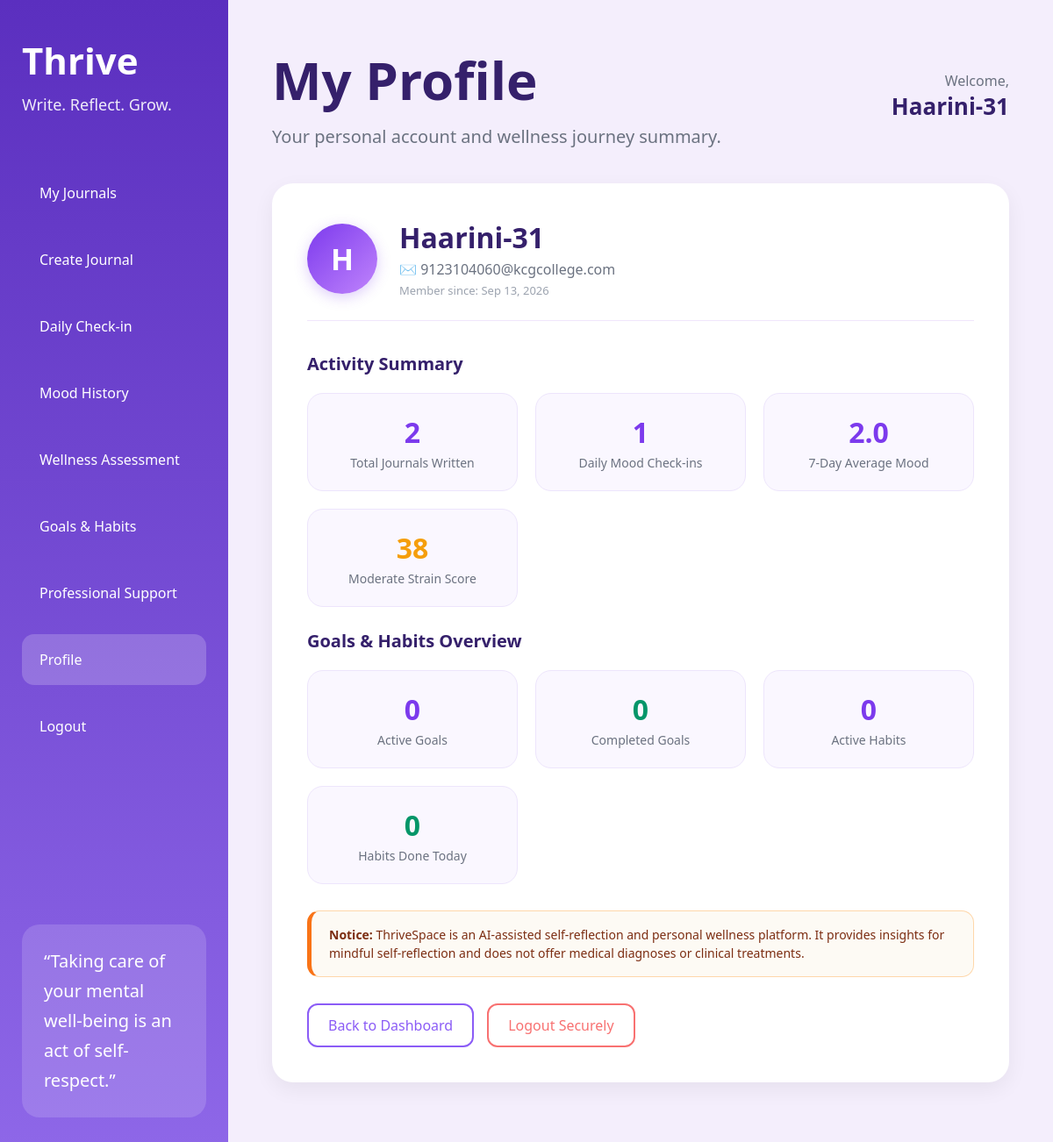
The page /profile (signed in) on the database its author committed.
### app.py (models this page shows, shortened)
class User(db.Model, UserMixin):
    id = db.Column(db.Integer, primary_key=True)
    username = db.Column(db.String(150), unique=True, nullable=False)
    password = db.Column(db.String(150), nullable=False)
    email = db.Column(db.String(150), unique=True, nullable=False)
    created_at = db.Column(db.DateTime, default=lambda: datetime.now(timezone.utc))
    journals = db.relationship('Journal', backref='author', lazy=True, cascade='all, delete-orphan')
    mood_entries = db.relationship('MoodEntry', backref='user', lazy=True, cascade='all, delete-orphan')
    burnout_assessments = db.relationship('BurnoutAssessment', backref='user', lazy=True, cascade='all, delete-orphan')
    goals = db.relationship('Goal', backref='user', lazy=True, cascade='all, delete-orphan')
    habits = db.relationship('Habit', backref='user', lazy=True, cascade='all, delete-orphan')
    habit_logs = db.relationship('HabitLog', backref='user', lazy=True, cascade='all, delete-orphan')

class BurnoutAssessment(db.Model):
    __tablename__ = 'burnout_assessment'
    id = db.Column(db.Integer, primary_key=True)
    user_id = db.Column(db.Integer, db.ForeignKey('user.id', ondelete='CASCADE'), nullable=False)
    sleep_hours = db.Column(db.Float, nullable=False)
    work_study_hours = db.Column(db.Float, nullable=False)
    stress_level = db.Column(db.Float, nullable=False)
    physical_activity_minutes = db.Column(db.Float, nullable=False)
    mood_rating = db.Column(db.Float, nullable=True)
    journal_sentiment = db.Column(db.Float, nullable=True)
    negative_emotion_frequency = db.Column(db.Float, nullable=True)
    risk_score = db.Column(db.Integer, nullable=False)
    risk_level = db.Column(db.String(20), nullable=False)  # 'Low', 'Moderate', 'Elevated'
    risk_class = db.Column(db.Integer, nullable=False)      # 0, 1, 2
    contributing_factors_json = db.Column(db.Text, nullable=False, default='[]')
    probabilities_json = db.Column(db.Text, nullable=False, default='{}')
    created_at = db.Column(db.DateTime, nullable=False, default=lambda: datetime.now(timezone.utc))
    @property
    def badge_color(self):
        if self.risk_level == 'Low':
            return '#10b981'
        elif self.risk_level == 'Moderate':
            return '#f59e0b'
        return '#ef4444'

### app.py (the view)
@app.route('/profile')
@login_required
def profile():
    journal_count = Journal.query.filter_by(user_id=current_user.id).count()
    mood_count = MoodEntry.query.filter_by(user_id=current_user.id).count()
    assessment_count = BurnoutAssessment.query.filter_by(user_id=current_user.id).count()
    latest_assessment = BurnoutAssessment.query.filter_by(user_id=current_user.id).order_by(BurnoutAssessment.created_at.desc()).first()
    summary = get_user_mood_summary(current_user.id)
    active_goals_count = Goal.query.filter_by(user_id=current_user.id, status='active').count()
    completed_goals_count = Goal.query.filter_by(user_id=current_user.id, status='completed').count()
    habits = Habit.query.filter_by(user_id=current_user.id).all()
    active_habits_count = len(habits)
    today = get_local_today()
    today_habits_completed = HabitLog.query.filter(
        HabitLog.user_id == current_user.id,
        HabitLog.completed_date == today,
        HabitLog.completed == True
    ).count()
    return render_template(
        'profile.html',
        journal_count=journal_count,
        mood_count=mood_count,
        assessment_count=assessment_count,
        latest_assessment=latest_assessment,
        summary=summary,
        active_goals_count=active_goals_count,
        completed_goals_count=completed_goals_count,
        active_habits_count=active_habits_count,
        today_habits_completed=today_habits_completed
    )

### app.py (called while the page is built)
@login_manager.user_loader
def load_user(user_id):
    return db.session.get(User, int(user_id))

@app.template_filter('format_date')
def jinja_format_date(dt):
    return format_local_date(dt)

    @property
    def local_created_at(self):
        return utc_to_local(self.created_at)

    @property
    def local_date(self):
        return self.local_created_at.date()

### time_utils.py (called while the page is built)
def get_utc_now():
    return datetime.now(timezone.utc)

def get_local_now():
    return get_utc_now().astimezone(APP_TIMEZONE)

def get_local_today():
    return get_local_now().date()

def utc_to_local(dt):
    if dt is None:
        return None
    if isinstance(dt, datetime):
        if dt.tzinfo is None:
            dt = dt.replace(tzinfo=timezone.utc)
        return dt.astimezone(APP_TIMEZONE)
    return dt

def get_local_day_utc_range(local_date):
    start_local = datetime.combine(local_date, time.min, tzinfo=APP_TIMEZONE)
    end_local = datetime.combine(local_date, time.max, tzinfo=APP_TIMEZONE)
    return start_local.astimezone(timezone.utc), end_local.astimezone(timezone.utc)

def format_local_date(dt, fmt='%b %d, %Y'):
    if not dt:
        return ''
    if isinstance(dt, datetime):
        local_dt = utc_to_local(dt)
        return local_dt.strftime(fmt)
    elif hasattr(dt, 'strftime'):
        return dt.strftime(fmt)
    return str(dt)

### templates/profile.html (shortened to what this page needs)
<!DOCTYPE html>
<html lang="en">
<head>
    <link rel="stylesheet" href="{{ url_for('static', filename='css/dashboard.css') }}">
</head>
<body>
    <div class="container">
        <div class="sidebar">
            <div>
                <div class="logo">
                    <h1>Thrive</h1>
                    <p>Write. Reflect. Grow.</p>
                </div>
                <div class="menu">
                    <a href="/journals">My Journals</a>
                    <a href="/create-journal">Create Journal</a>
                    <a href="/mood">Daily Check-in</a>
                    <a href="/mood/history">Mood History</a>
                    <a href="/burnout">Wellness Assessment</a>
                    <a href="/goals">Goals & Habits</a>
                    <a href="/support">Professional Support</a>
                    <a href="/profile" class="active">Profile</a>
                    <a href="/logout">Logout</a>
                </div>
            </div>
            <div class="quote-box">
                <p>“Taking care of your mental well-being is an act of self-respect.”</p>
            </div>
        </div>
        <div class="main-content">
            <div class="top-bar">
                <div>
                    <h1>My Profile</h1>
                    <p>Your personal account and wellness journey summary.</p>
                </div>
                <div class="user-box">
                    <span>Welcome,</span>
                    <h3>{{ current_user.username }}</h3>
                </div>
            </div>
            <div class="profile-card">
                <div class="profile-header">
                    <div class="avatar-circle">
                        {{ current_user.username[0]|upper }}
                    </div>
                    <div class="profile-title">
                        <h2>{{ current_user.username }}</h2>
                        <p>✉️ {{ current_user.email }}</p>
                        <p style="font-size: 13px; color: #9ca3af; margin-top: 4px;">
                            Member since: {{ current_user.created_at|format_date if current_user.created_at else 'Active Member' }}
                        </p>
                    </div>
                </div>
                <h3 style="color: #35206b; font-size: 20px; margin-bottom: 15px;">Activity Summary</h3>
                <div class="stats-row">
                    <div class="stat-box">
                        <div class="num">{{ journal_count }}</div>
                        <div class="label">Total Journals Written</div>
                    </div>
                    <div class="stat-box">
                        <div class="num">{{ mood_count }}</div>
                        <div class="label">Daily Mood Check-ins</div>
                    </div>
                    <div class="stat-box">
                        <div class="num">
                            {% if summary.avg_7d is not none %}{{ summary.avg_7d }}{% else %}—{% endif %}
                        </div>
                        <div class="label">7-Day Average Mood</div>
                    </div>
                    <div class="stat-box">
                        <div class="num">
                            {% if latest_assessment %}
                                <span style="color: {{ latest_assessment.badge_color }};">{{ latest_assessment.risk_score }}</span>
                            {% else %}—{% endif %}
                        </div>
                        <div class="label">{% if latest_assessment %}{{ latest_assessment.risk_level }} Strain Score{% else %}Wellness Risk Score{% endif %}</div>
                    </div>
                </div>
                <h3 style="color: #35206b; font-size: 20px; margin: 25px 0 15px 0;">Goals & Habits Overview</h3>
                <div class="stats-row">
                    <div class="stat-box">
                        <div class="num" style="color: #7c3aed;">{{ active_goals_count }}</div>
                        <div class="label">Active Goals</div>
                    </div>
                    <div class="stat-box">
                        <div class="num" style="color: #059669;">{{ completed_goals_count }}</div>
                        <div class="label">Completed Goals</div>
                    </div>
                    <div class="stat-box">
                        <div class="num" style="color: #7c3aed;">{{ active_habits_count }}</div>
                        <div class="label">Active Habits</div>
                    </div>
                    <div class="stat-box">
                        <div class="num" style="color: #059669;">{{ today_habits_completed }}</div>
                        <div class="label">Habits Done Today</div>
                    </div>
                </div>
                <div class="disclaimer-box">
                    <strong>Notice:</strong> ThriveSpace is an AI-assisted self-reflection and personal wellness platform. It provides insights for mindful self-reflection and does not offer medical diagnoses or clinical treatments.
                </div>
                <div style="margin-top: 30px; display: flex; gap: 15px;">
                    <a href="/journals" class="edit-btn">Back to Dashboard</a>
                    <a href="/logout" class="delete-btn">Logout Securely</a>
                </div>
            </div>
        </div>
    </div>
</body>
</html>

### static/css/dashboard.css (style rules this page uses)
* { margin:0; padding:0; box-sizing:border-box; font-family:'Segoe UI',sans-serif; }
body { background:#f4eefc; }
.container { display:flex; min-height:100vh; }
.sidebar { width:260px; background:linear-gradient( 180deg, #5b2fbf, #8e67e8 ); color:white; padding:40px 25px; display:flex; flex-direction:column; justify-content:space-between; }
.logo h1 { font-size:42px; margin-bottom:10px; }
.logo p { font-size:18px; opacity:0.9; }
.menu { margin-top:60px; }
.menu a { display:block; text-decoration:none; color:white; padding:18px 20px; border-radius:14px; margin-bottom:18px; transition:0.3s; }
.menu a:hover, .menu .active { background:rgba(255,255,255,0.2); }
.quote-box { background:rgba(255,255,255,0.15); padding:25px; border-radius:20px; line-height:1.7; font-size:20px; }
.main-content { flex:1; padding:50px; }
.top-bar { display:flex; justify-content:space-between; align-items:center; margin-bottom:40px; }
.top-bar h1 { font-size:60px; color:#35206b; margin-bottom:10px; }
.top-bar p { color:#6b7280; font-size:20px; }
.user-box { text-align:right; }
.user-box span { color:#6b7280; }
.user-box h3 { color:#35206b; font-size:26px; }
.edit-btn { text-decoration:none; border:2px solid #8b5cf6; color:#8b5cf6; padding:12px 22px; border-radius:12px; transition:0.3s; }
.delete-btn { text-decoration:none; border:2px solid #f87171; color:#f87171; padding:12px 22px; border-radius:12px; transition:0.3s; }

### templates/profile.html (style rules this page uses)
.profile-card { background: white; border-radius: 24px; padding: 40px; box-shadow: 0 8px 25px rgba(0,0,0,0.06); margin-bottom: 30px; }
.profile-header { display: flex; align-items: center; gap: 25px; margin-bottom: 35px; padding-bottom: 25px; border-bottom: 1px solid #f0e6fc; }
.avatar-circle { width: 80px; height: 80px; border-radius: 50%; background: linear-gradient(135deg, #7c3aed, #c084fc); color: white; display: flex; align-items: center; justify-content: center; font-size: 34px; font-weight: 700; box-shadow: 0 4px 15px rgba(124, 58, 237, 0.25); }
.profile-title h2 { color: #35206b; font-size: 32px; margin-bottom: 4px; }
.profile-title p { color: #6b7280; font-size: 16px; }
.stats-row { display: grid; grid-template-columns: repeat(auto-fit, minmax(180px, 1fr)); gap: 20px; margin-top: 20px; }
.stat-box { background: #faf7ff; border: 1px solid #ede5fc; border-radius: 18px; padding: 22px; text-align: center; }
.stat-box .num { font-size: 32px; font-weight: 700; color: #7c3aed; }
.stat-box .label { font-size: 14px; color: #6b7280; margin-top: 4px; }
.disclaimer-box { background: #fdfaf4; border: 1px solid #fed7aa; border-left: 5px solid #f97316; border-radius: 14px; padding: 16px 20px; margin-top: 30px; font-size: 14px; color: #7c2d12; line-height: 1.5; }

### rows shown on the page
User: username "Haarini-31", username "H", email "9123104060@kcgcollege.com", created_at "Sep 13, 2026"
BurnoutAssessment: risk_score "38", risk_level "Moderate"

### other values the page prints
{{ journal_count }} "2"
{{ mood_count }} "1"
{{ summary.avg_7d }} "2.0"
{{ active_goals_count }} "0"
{{ completed_goals_count }} "0"
{{ active_habits_count }} "0"
{{ today_habits_completed }} "0"
